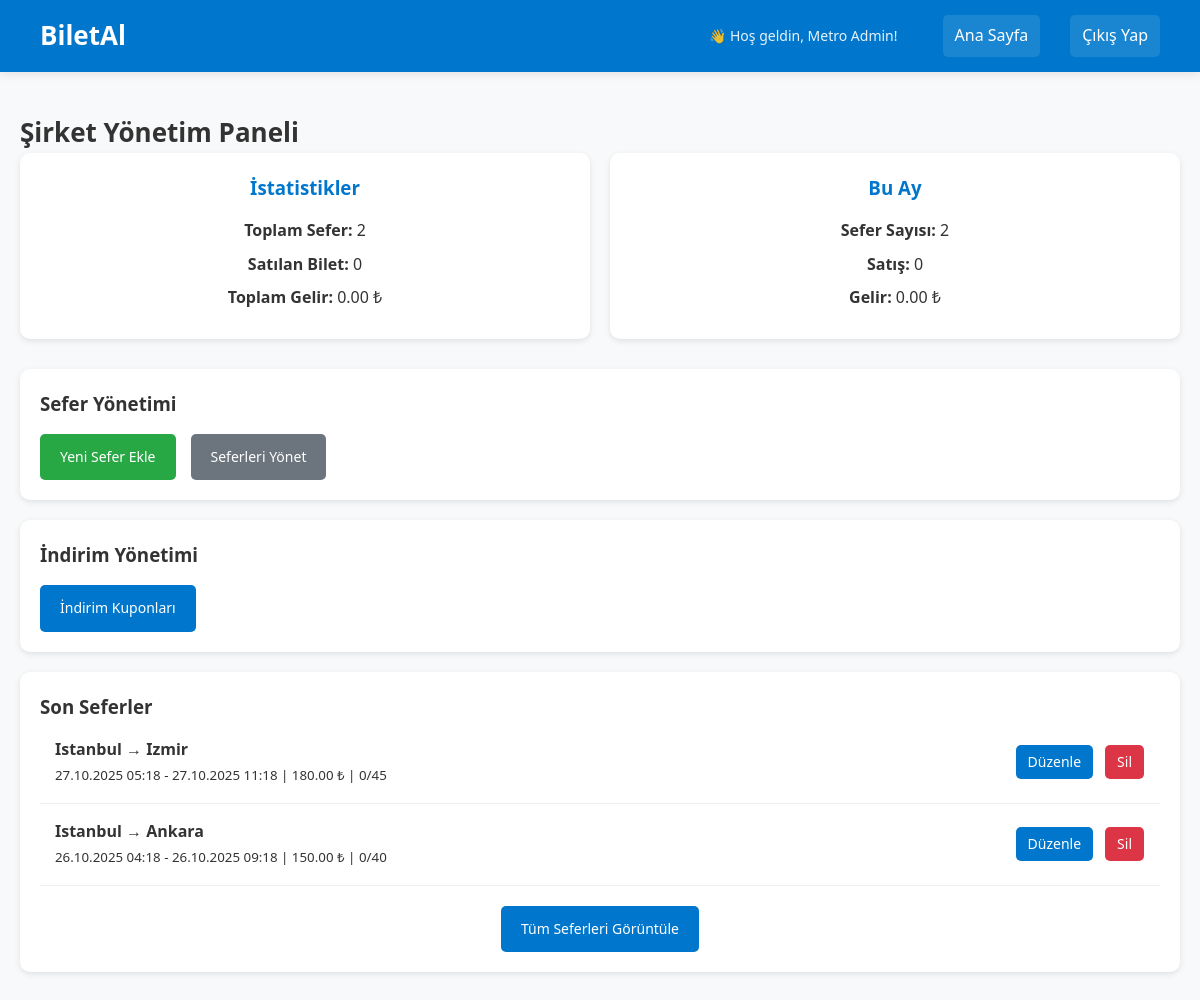
/company/company_panel.php (signed in), run on the app's committed database.
### tables this page shows
CREATE TABLE trips (
    id INTEGER PRIMARY KEY AUTOINCREMENT,
    company_id INTEGER NOT NULL,
    departure_city TEXT NOT NULL,
    arrival_city TEXT NOT NULL,
    departure_time DATETIME NOT NULL,
    arrival_time DATETIME NOT NULL,
    price REAL NOT NULL,
    capacity INTEGER NOT NULL,
    created_at TIMESTAMP DEFAULT CURRENT_TIMESTAMP, status TEXT DEFAULT 'active' CHECK(status IN ('active','cancelled')), available_seats INTEGER DEFAULT 0,
    FOREIGN KEY (company_id) REFERENCES companies(id)
);

### company/company_panel.php (the view, shortened to what this page needs)
<?php
require '../config.php';
try {
    $stmt = $db->prepare("SELECT COUNT(*) as total FROM trips WHERE company_id = :company_id AND status = 'active'");
    $stmt->execute([':company_id' => $_SESSION['company_id']]);
    $total_trips = $stmt->fetchColumn();
    $stmt = $db->prepare("SELECT COUNT(*) as total FROM tickets WHERE trip_id IN (SELECT id FROM trips WHERE company_id = :company_id) AND status = 'active'");
    $stmt->execute([':company_id' => $_SESSION['company_id']]);
    $sold_tickets = $stmt->fetchColumn();
    $stmt = $db->prepare("SELECT SUM(price) as total FROM tickets WHERE trip_id IN (SELECT id FROM trips WHERE company_id = :company_id) AND status = 'active'");
    $stmt->execute([':company_id' => $_SESSION['company_id']]);
    $total_revenue = $stmt->fetchColumn() ?: 0;
    $stmt = $db->prepare("SELECT COUNT(*) as total FROM trips WHERE company_id = :company_id AND status = 'active' AND strftime('%Y-%m', departure_time) = strftime('%Y-%m', 'now')");
    $stmt->execute([':company_id' => $_SESSION['company_id']]);
    $current_month_trips = $stmt->fetchColumn();
    $stmt = $db->prepare("SELECT COUNT(*) as total FROM tickets WHERE trip_id IN (SELECT id FROM trips WHERE company_id = :company_id) AND status = 'active' AND strftime('%Y-%m', purchased_at) = strftime('%Y-%m', 'now')");
    $stmt->execute([':company_id' => $_SESSION['company_id']]);
    $current_month_sales = $stmt->fetchColumn();
    $stmt = $db->prepare("SELECT SUM(price) as total FROM tickets WHERE trip_id IN (SELECT id FROM trips WHERE company_id = :company_id) AND status = 'active' AND strftime('%Y-%m', purchased_at) = strftime('%Y-%m', 'now')");
    $stmt->execute([':company_id' => $_SESSION['company_id']]);
    $current_month_revenue = $stmt->fetchColumn() ?: 0;
} catch (Exception $e) {
    $error_message = "İstatistikler yüklenirken hata oluştu: " . $e->getMessage();
    $total_trips = $sold_tickets = $total_revenue = 0;
    $current_month_trips = $current_month_sales = $current_month_revenue = 0;
}
?>
<!DOCTYPE html>
<html lang="tr">
<head>
    <link rel="stylesheet" href="../style.css">
</head>
<body>
<header>
    <h1><a href="../index.php"> BiletAl</a></h1>
    <div class="nav-buttons">
        <span class="user-welcome">👋 Hoş geldin, <?= htmlspecialchars($_SESSION['full_name'] ?? $_SESSION['email']) ?>!</span>
        <a href="../index.php"> Ana Sayfa</a>
        <a href="../logout.php">Çıkış Yap</a>
    </div>
</header>
<div class="dashboard">
    <h1> Şirket Yönetim Paneli</h1>
    <div class="stats-container">
        <div class="stat-box">
            <h3> İstatistikler</h3>
            <p><strong>Toplam Sefer:</strong> <?= $total_trips ?></p>
            <p><strong>Satılan Bilet:</strong> <?= $sold_tickets ?></p>
            <p><strong>Toplam Gelir:</strong> <?= number_format($total_revenue, 2) ?> ₺</p>
        </div>
        <div class="stat-box">
            <h3> Bu Ay</h3>
            <p><strong>Sefer Sayısı:</strong> <?= $current_month_trips ?></p>
            <p><strong>Satış:</strong> <?= $current_month_sales ?></p>
            <p><strong>Gelir:</strong> <?= number_format($current_month_revenue, 2) ?> ₺</p>
        </div>
    </div>
    <div class="actions-container">
        <h3> Sefer Yönetimi</h3>
        <div class="action-buttons">
            <a href="../new_trip.php" class="btn btn-success"> Yeni Sefer Ekle</a>
            <a href="manage_trips.php" class="btn btn-secondary"> Seferleri Yönet</a>
        </div>
    </div>
    <div class="actions-container">
        <h3> İndirim Yönetimi</h3>
        <div class="action-buttons">
            <a href="manage_coupons.php" class="btn btn-warning"> İndirim Kuponları</a>
        </div>
    </div>
    <div class="recent-trips">
        <h3> Son Seferler</h3>
        <?php
        try {
            $stmt = $db->prepare("
                SELECT t.*,
                       (SELECT COUNT(*) FROM tickets WHERE trip_id = t.id AND status = 'active') as sold_tickets,
                       c.name as company_name
                FROM trips t
                LEFT JOIN companies c ON t.company_id = c.id
                WHERE t.company_id = :company_id AND t.status = 'active'
                ORDER BY t.departure_time DESC
                LIMIT 5
            ");
            $stmt->execute([':company_id' => $_SESSION['company_id']]);
            $recent_trips = $stmt->fetchAll();
            if (empty($recent_trips)): ?>
                <p>Henüz sefer eklenmemiş. <a href="../new_trip.php">İlk seferinizi ekleyin!</a></p>
            <?php else: ?>
                <?php foreach ($recent_trips as $trip): ?>
                    <div class="trip-item">
                        <div class="trip-info">
                            <strong><?= htmlspecialchars($trip['departure_city']) ?> → <?= htmlspecialchars($trip['arrival_city']) ?></strong><br>
                            <small>
                                 <?= date('d.m.Y H:i', strtotime($trip['departure_time'])) ?> -
                                <?= date('d.m.Y H:i', strtotime($trip['arrival_time'])) ?> |
                                 <?= number_format($trip['price'], 2) ?> ₺ |
                                 <?= $trip['sold_tickets'] ?>/<?= $trip['capacity'] ?>
                            </small>
                        </div>
                        <div class="trip-actions">
                            <a href="../edit_trip.php?id=<?= $trip['id'] ?>" class="btn btn-small"> Düzenle</a>
                            <a href="../delete_trip.php?id=<?= $trip['id'] ?>" class="btn btn-small" style="background: #dc3545;" onclick="return confirm('Bu seferi silmek istediğinizden emin misiniz?')"> Sil</a>
                        </div>
                    </div>
                <?php endforeach; ?>
                <div style="text-align: center; margin-top: 20px;">
                    <a href="manage_trips.php" class="btn"> Tüm Seferleri Görüntüle</a>
                </div>
            <?php endif;
        } catch (Exception $e) {
            echo '<p>Seferler yüklenirken hata oluştu: ' . htmlspecialchars($e->getMessage()) . '</p>';
        }
        ?>
    </div>
</div>
</body>
</html>

### style.css (style rules this page uses)
* { margin: 0; padding: 0; box-sizing: border-box; }
body { font-family: 'Segoe UI', Tahoma, Geneva, Verdana, sans-serif; background-color: #f8f9fa; line-height: 1.6; color: #333; }
header { background: linear-gradient(135deg, #0077cc, #005fa3); padding: 15px 40px; display: flex; justify-content: space-between; align-items: center; color: white; box-shadow: 0 2px 10px rgba(0,0,0,0.1); }
header h1 { margin: 0; font-size: 26px; }
header h1 a { color: inherit; text-decoration: none; transition: opacity 0.3s; }
.nav-buttons { display: flex; align-items: center; gap: 15px; }
.nav-buttons a { color: white; text-decoration: none; padding: 8px 15px; border-radius: 5px; background: rgba(255,255,255,0.1); transition: background 0.3s; }
.user-welcome { font-size: 14px; opacity: 0.9; }
.btn { display: inline-block; padding: 10px 20px; background: #0077cc; color: white; text-decoration: none; border-radius: 5px; border: none; cursor: pointer; font-size: 14px; transition: background 0.3s; }
.btn-success { background: #28a745; }
.btn-warning { background: #ffc107; color: #212529; }
.btn-secondary { background: #6c757d; }
.admin-dashboard, .dashboard { max-width: 1200px; margin: 20px auto; padding: 20px; }
.stats-grid, .stats-container { display: grid; grid-template-columns: repeat(auto-fit, minmax(250px, 1fr)); gap: 20px; margin-bottom: 30px; }
.stat-card, .stat-box { background: white; padding: 20px; border-radius: 10px; box-shadow: 0 2px 10px rgba(0,0,0,0.1); text-align: center; }
.stat-card h3, .stat-box h3 { color: #0077cc; margin-bottom: 10px; }
.btn-small { padding: 4px 8px; font-size: 12px; margin: 1px; }

### company/company_panel.php (style rules this page uses)
.dashboard { max-width: 1200px; margin: 20px auto; padding: 20px; }
.stats-container { display: grid; grid-template-columns: repeat(auto-fit, minmax(300px, 1fr)); gap: 20px; margin-bottom: 30px; }
.stat-box { background: #fff; padding: 20px; border-radius: 10px; box-shadow: 0 2px 6px rgba(0,0,0,0.1); text-align: center; }
.stat-box h3 { color: #0077cc; margin-bottom: 15px; }
.stat-box p { margin: 8px 0; font-size: 16px; }
.actions-container { background: #fff; padding: 20px; border-radius: 10px; box-shadow: 0 2px 6px rgba(0,0,0,0.1); margin-bottom: 20px; }
.action-buttons { display: flex; gap: 15px; flex-wrap: wrap; margin-top: 15px; }
.btn { display: inline-block; padding: 12px 20px; background: #0077cc; color: #fff; text-decoration: none; border-radius: 5px; transition: background 0.3s; }
.btn-secondary { background: #6c757d; }
.btn-success { background: #28a745; }
header { background: #0077cc; padding: 15px 40px; display: flex; justify-content: space-between; align-items: center; color: #fff; }
h1 { margin: 0; font-size: 26px; }
h1 a { color: inherit; text-decoration: none; }
.nav-buttons a { color: #fff; text-decoration: none; margin-left: 15px; padding: 8px 12px; border-radius: 5px; background: rgba(255,255,255,0.1); }
.user-welcome { margin-right: 15px; }
.recent-trips { background: #fff; padding: 20px; border-radius: 10px; box-shadow: 0 2px 6px rgba(0,0,0,0.1); }
.trip-item { display: flex; justify-content: space-between; align-items: center; padding: 15px; border-bottom: 1px solid #eee; }
.trip-info { flex: 1; }
.trip-actions { display: flex; gap: 10px; }
.btn-small { padding: 6px 12px; font-size: 14px; }

### data on the page
trips: departure_city "Istanbul", arrival_city "Izmir", departure_time "27.10.2025 05:18", arrival_time "27.10.2025 11:18", price "180.00", sold_tickets "0", capacity "45"
trips: departure_city "Istanbul", arrival_city "Ankara", departure_time "26.10.2025 04:18", arrival_time "26.10.2025 09:18", price "150.00", sold_tickets "0", capacity "40"

### other printed values
$_SESSION['full_name'] "Metro Admin"
$total_trips "2"
$sold_tickets "0"
$total_revenue "0.00"
$current_month_trips "2"
$current_month_sales "0"
$current_month_revenue "0.00"
